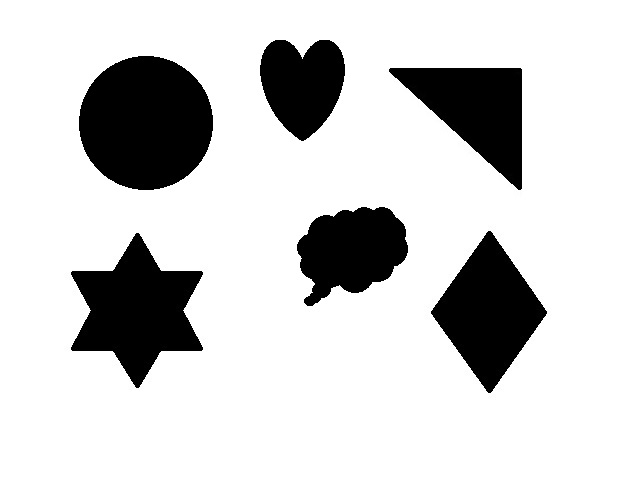
#> input picture ComputerVisionTrainneProgram/T044/Imagens/original.jpg, 640 x 480 px
$ python main.py
#> lines starting #> are read from the running program, lines starting #| are printed output that depends on the picture; after the words box and inside, x2 and y2 are one past the last pixel; in counts of white or black regions, pixels touching at a corner belong together
import cv2 as cv
import numpy as np
import random

if __name__ == '__main__':
    # ler imagem 320x240
    img = cv.imread('Imagens/original.jpg')
#> img is the input picture: shape (480, 640, 3); min 0, max 255, mean 207.6

    # transforma para níveis de cinza
    img_grayscale = cv.cvtColor(img, cv.COLOR_BGR2GRAY)

    # Filtro de Canny
    img_canny = cv.Canny(img_grayscale, 80, 180)
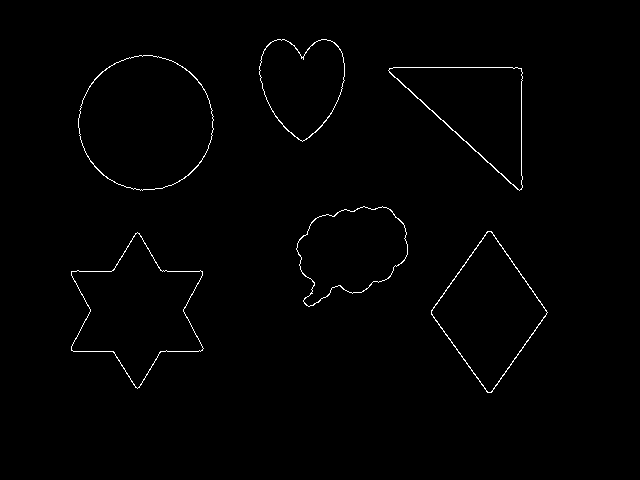
#> img_canny: shape (480, 640); 0.86% white in thin lines or dots, all inside (x1, y1, x2, y2) = (71, 39, 548, 393)

    # Parametros Blob
    blob_param = cv.SimpleBlobDetector_Params()

    # Filtros blob
    blob_param.filterByArea = True
    blob_param.minArea = 10
    blob_param.maxArea = 50000

    blob_param.filterByConvexity = False
    blob_param.minConvexity = 0.7

    blob_param.filterByInertia = False
    blob_param.minInertiaRatio = 0.3

    blob_param.filterByCircularity = False
    blob_param.minCircularity = 0.4

    blob_param.minDistBetweenBlobs = 20

    # Blob detector
    blob_detec = cv.SimpleBlobDetector_create(blob_param)

    obj_blobs = blob_detec.detect(img_canny)
#> obj_blobs = 6 keypoints; (x, y, size): (145, 122, 133.8), (137, 311, 119.8), (476, 109, 108.4), (489, 312, 107.5), (351, 250, 98.8), (302, 84, 87.9)

    print('Total de objetos encontrados: ',len(obj_blobs))
#| Total de objetos encontrados:  6

    # Pinta objetos detectados
    linhas, colunas = img.shape[:2]
#> linhas = 480; colunas = 640
    img_edit = img.copy()
    for i, b in enumerate(obj_blobs):
        # pega coordenadas
        x_sup_esq = int(b.pt[0] - b.size)
        y_sup_esq = int(b.pt[1] - b.size)
        x_inf_dir = int(b.pt[0] + b.size)
        y_inf_dir = int(b.pt[1] + b.size)

        # Verifica se estão dentro da imagem
        if x_sup_esq < 0:
            x_sup_esq = 0
        if y_sup_esq < 0:
            y_sup_esq = 0
        if x_inf_dir > colunas:
            x_inf_dir = colunas
        if y_inf_dir > linhas:
            y_inf_dir = linhas

        # recorte nos objetos
        recorte = img_edit[y_sup_esq:y_inf_dir, x_sup_esq:x_inf_dir]
        cv.imshow('Recorte ' + str(i+1), recorte)
        cv.waitKey(10)
#> this loop made 6 passes
#> pass 1, `recorte = img_edit[y_sup_esq:y_inf_dir, x_sup_esq:x_inf_dir]`:
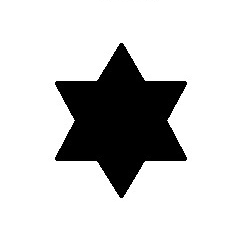
#> recorte: shape (240, 240, 3); min 0, max 255, mean 206.3
#> pass 2, `recorte = img_edit[y_sup_esq:y_inf_dir, x_sup_esq:x_inf_dir]`:
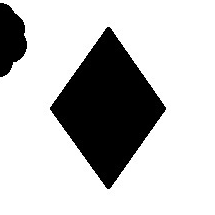
#> recorte: shape (215, 215, 3); min 0, max 255, mean 193.7
#> pass 3, `recorte = img_edit[y_sup_esq:y_inf_dir, x_sup_esq:x_inf_dir]`:
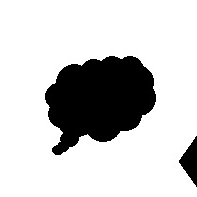
#> recorte: shape (197, 197, 3); min 0, max 255, mean 202.6

    # mostra imagem original e resuldados
    cv.imshow('Imagem original', img)
    cv.imshow('Imagem cinza', img_grayscale)
    cv.imshow('Imagem Limiarização Otsu', img_canny)
    cv.waitKey(0)

$ run again, with ComputerVisionTrainneProgram/T044/Imagens/image.jpg copied over ComputerVisionTrainneProgram/T044/Imagens/original.jpg
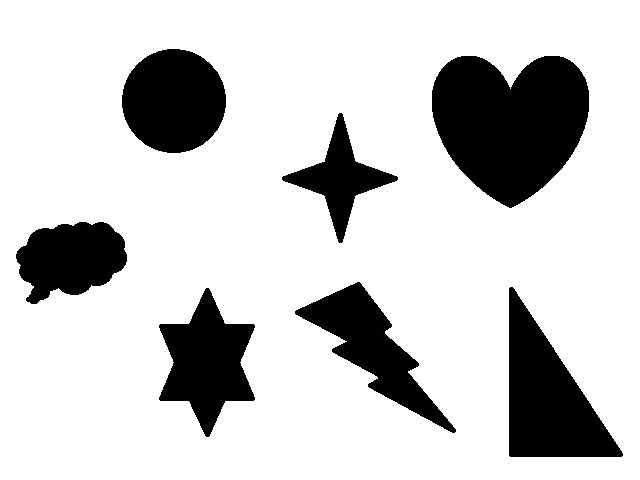
#> input picture ComputerVisionTrainneProgram/T044/Imagens/image.jpg, 640 x 480 px
#> img is the input picture: shape (480, 640, 3); min 0, max 255, mean 203.7
#> `img_canny = cv.Canny(img_grayscale, 80, 180)`:
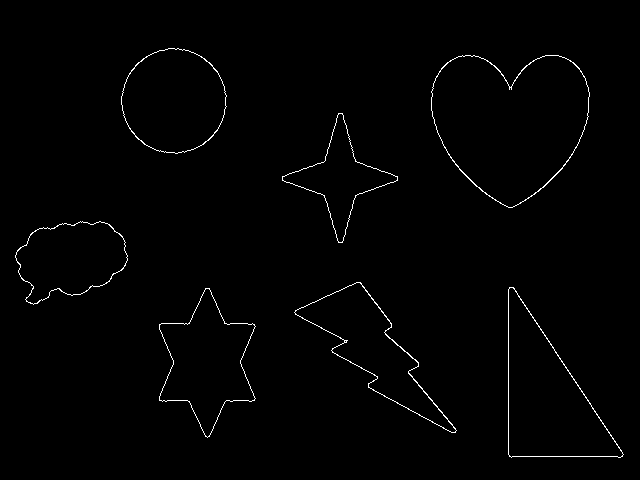
#> img_canny: shape (480, 640); 1% white in thin lines or dots, all inside (x1, y1, x2, y2) = (15, 48, 624, 458)
#> obj_blobs = 7 keypoints; (x, y, size): (510, 122, 149.8), (547, 398, 124), (372, 348, 108.2), (173, 100, 103.6), (207, 362, 101.5), (70, 258, 93.1), (340, 178, 80.4)
#| Total de objetos encontrados:  7
#> the loop `for i, b in enumerate(obj_blobs):` made 7 passes
#> pass 3, `recorte = img_edit[y_sup_esq:y_inf_dir, x_sup_esq:x_inf_dir]`:
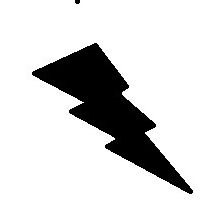
#> recorte: shape (216, 217, 3); min 0, max 255, mean 215.3
